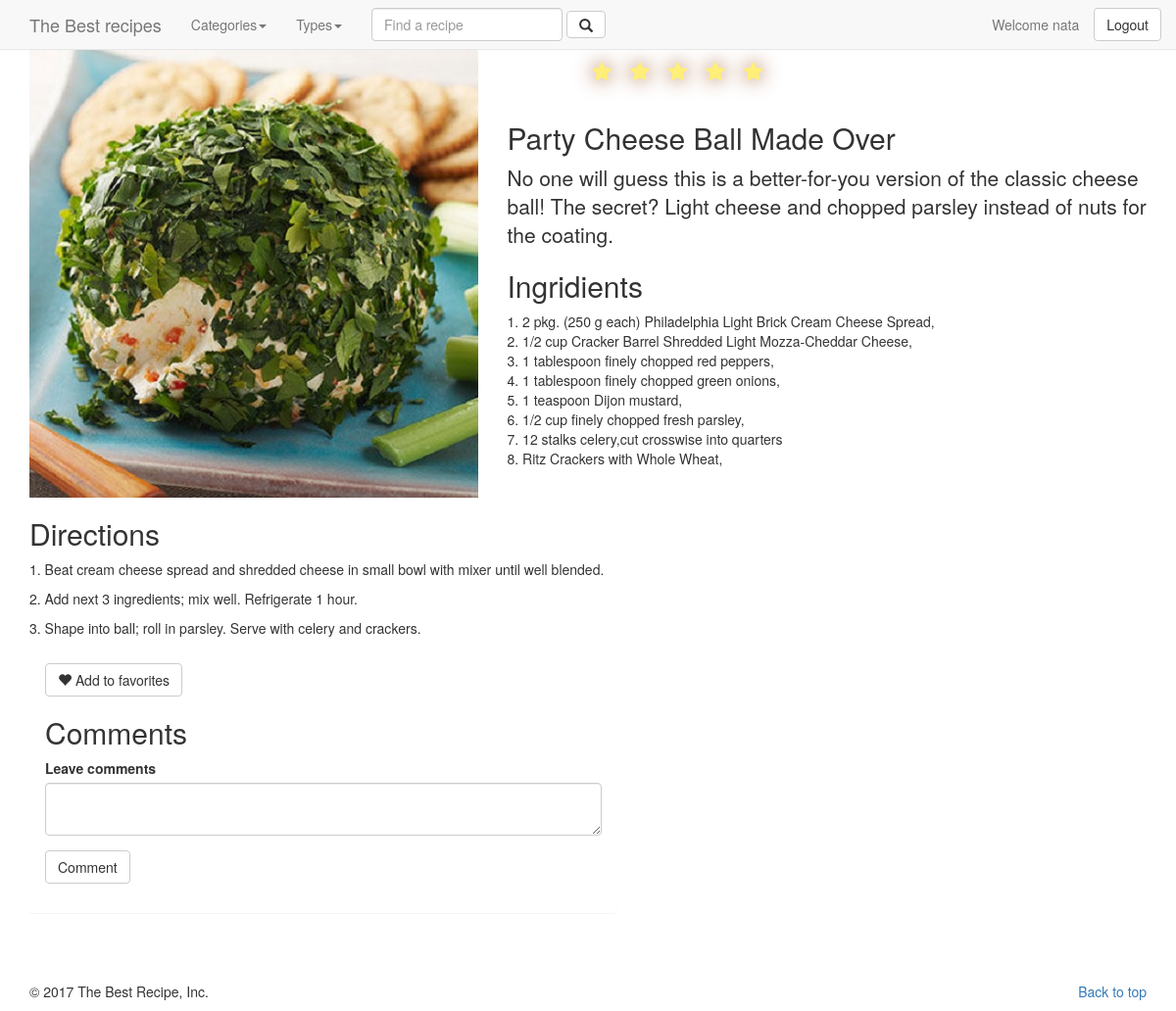
Page /recipe.dev/recipe/index?id=6 (signed in) on the earlier database version.
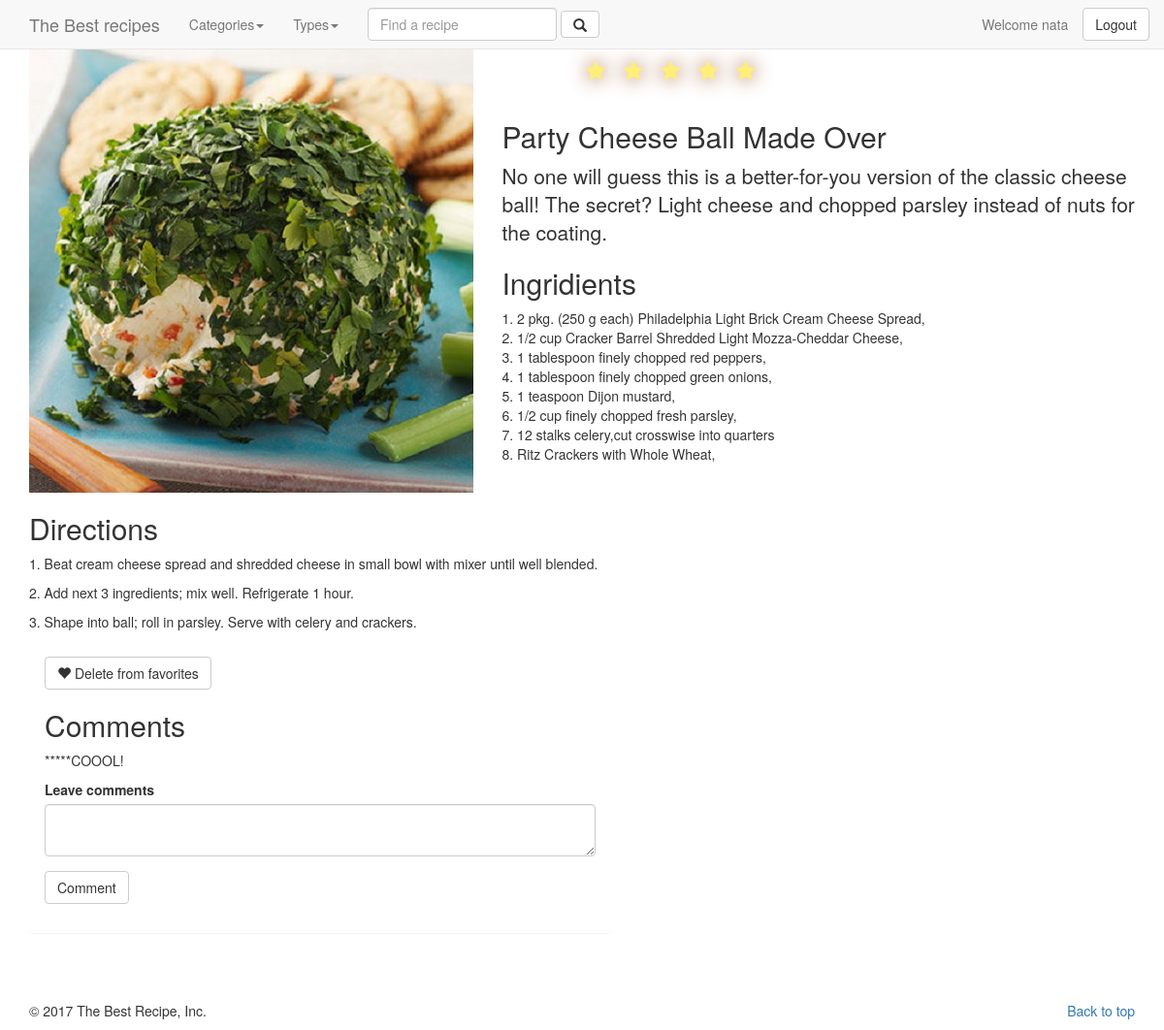
Same page on the later database version.
### tables this page shows
CREATE TABLE `recipe` (
  `id` int(11) NOT NULL,
  `name` varchar(30) NOT NULL,
  `prepare_time` int(11) NOT NULL COMMENT 'minutes',
  `cook_time` int(11) NOT NULL COMMENT 'minutes',
  `calorie` int(11) NOT NULL,
  `type_id` int(11) NOT NULL,
  `serving` int(2) NOT NULL,
  `date` timestamp NOT NULL DEFAULT CURRENT_TIMESTAMP,
  `image` varchar(30) NOT NULL,
  `user_id` int(11) NOT NULL,
  `description` text NOT NULL
);

CREATE TABLE `recipe_ingridient` (
  `id` int(11) NOT NULL,
  `recipe_id` int(11) NOT NULL,
  `name` varchar(50) NOT NULL,
  `quantity` varchar(30) NOT NULL,
  `description` varchar(50) NOT NULL
);

CREATE TABLE `recipe_prepare` (
  `id` int(11) NOT NULL,
  `recipe_id` int(11) NOT NULL,
  `step` int(11) NOT NULL,
  `description` text NOT NULL
);

CREATE TABLE `recipe_comment` (
  `id` int(11) NOT NULL,
  `recipe_id` int(11) NOT NULL,
  `comment` text NOT NULL,
  `user_id` int(11) NOT NULL
);

### recipe.dev/classes/Bootstrap.php (called while the page is built)
<?php
class Bootstrap{
	private $controller;
	private $action;
	private $request;
	public function __construct($request){
		$this->request = $request;
		if($this->request['controller'] == ""){
			$this->controller = 'home';
		} else {
			$this->controller = $this->request['controller'];
		}
		if($this->request['action'] == ""){
			$this->action = 'index';
		} else {
			$this->action = $this->request['action'];
		}
	}
	public function createController(){
		if(class_exists($this->controller)){
			$parents = class_parents($this->controller);
			if(in_array("Controller", $parents)){
				if(method_exists($this->controller, $this->action)){
					return new $this->controller($this->action, $this->request);
				} else {
					echo '<h1>Method does not exist</h1>';
					return;
				}
			} else {
				echo '<h1>Base controller not found</h1>';
				return;
			}
		} else {
			echo '<h1>Controller class does not exist</h1>';
			return;
		}
	}
}

### recipe.dev/controllers/recipe.php (called while the page is built)
<?php
class Recipe extends Controller{
	protected function Index(){
		$viewmodel = new RecipeModel();
		$this->returnView($viewmodel->Index(), true);
	}
}

### recipe.dev/classes/Model.php (called while the page is built, shortened)
<?php
abstract class Model{
	protected $dbh;
	protected $stmt;
	public function __construct(){
		$this->dbh = new PDO("mysql:host=".DB_HOST.";dbname=".DB_NAME, DB_USER, DB_PASS);
	}
	public function query($query){
		$this->stmt = $this->dbh->prepare($query);
	}
	public function execute(){
		$this->stmt->execute();
	}
	public function resultSet(){
		$this->execute();
		return $this->stmt->fetchAll(PDO::FETCH_ASSOC);
	}
}

### recipe.dev/models/recipe.php (called while the page is built, shortened)
<?php
class RecipeModel extends Model{
	public function Index(){
		$result=$this->FillNavbar();
		$params=array();
		$where='';
		$url=parse_url($_SERVER["REQUEST_URI"]);
		if(!empty($url['query'])){
			parse_str($url['query'], $params);
				if(isset($params['id'])){
					$id=$params['id'];
					$where=" WHERE recipe.id =".$id ;
				}
		}
		$sql = "SELECT recipe.*,rating.rating,type.name as type
				  FROM recipe
				  LEFT JOIN
	              (SELECT recipe_id,ROUND((SUM(rating)/COUNT(DISTINCT id)),2) as rating
                  FROM `recipe_rating`
                  GROUP BY recipe_id ORDER BY rating DESC) AS rating
                  ON recipe.id=rating.recipe_id
                  INNER JOIN type ON recipe.type_id = type.id
                  ".$where."
				  GROUP BY recipe.id
				  ORDER BY rating.rating DESC; ";
		$this->query($sql);
		$recipes = $this->resultSet();
		$ingr = array();
		$stp = array();
		$cmt = array();
		foreach ($recipes as $value) {
			$sql = "SELECT * FROM recipe_ingridient WHERE recipe_id = ".$value['id']." ORDER BY id";
			$this->query($sql);
			$ingridients = $this->resultSet();
			$ingr[$value['id']]=$ingridients;
			$sql = "SELECT * FROM recipe_prepare WHERE recipe_id = ".$value['id']." ORDER BY step";
 			$this->query($sql);
			$steps = $this->resultSet();
			$stp[$value['id']]=$steps;
			$sql = "SELECT * FROM recipe_comment WHERE recipe_id = ".$value['id'];
 			$this->query($sql);
			$comments = $this->resultSet();
			$cmt[$value['id']]=$comments;
		}
		$result = array_merge($result , array('recipes' => $recipes),  array('ingridients' =>$ingr), array('steps' => $stp) ,array('comments' => $cmt));
		return $result;
	}
	private function FillNavbar(){
		$categories = $this->resultSet();
		$types = $this->resultSet();
		$result=array( 'categories' => $categories , 'types' => $types );
		return $result;
	}
}

### recipe.dev/views/main.php (the view, shortened to what this page needs)
<html>
<head>
	<link rel="stylesheet" href="<?php echo ROOT_PATH; ?>public/css/bootstrap.css">
  <link href="<?php echo ROOT_PATH; ?>public/css/bootstrap.min.css" rel="stylesheet">
  <link href="<?php echo ROOT_PATH; ?>public/css/style.css" rel="stylesheet">
  <link rel="stylesheet" href="https://maxcdn.bootstrapcdn.com/bootstrap/3.3.7/css/bootstrap.min.css">
  <link rel="stylesheet" href="//netdna.bootstrapcdn.com/font-awesome/4.2.0/css/font-awesome.min.css">
</head>
<body>
	<nav class="navbar navbar-default navbar-fixed-top" style="margin-bottom: 0!important">
      <div class="container">
        <div class="navbar-header">
          <a class="navbar-brand" href="<?php echo ROOT_URL; ?>">The Best recipes</a>
        </div>
        <div id="navbar" class="collapse navbar-collapse">
          <ul class="nav navbar-nav">
            <li class="dropdown">
              <a href="#" class="dropdown-toggle" data-toggle="dropdown" role="button" aria-haspopup="true" aria-expanded="false">Categories<span class="caret"></span></a>
            </li>
            <li class="dropdown">
              <a href="#" class="dropdown-toggle" data-toggle="dropdown" role="button" aria-haspopup="true" aria-expanded="false">Types<span class="caret"></span></a>
            </li>
          </ul>
          <form class="navbar-form navbar-left" action="<?php echo ROOT_URL; ?>home/index" method="get">
            <div class="form-group">
              <input type="text" class="form-control" name="find" placeholder="Find a recipe" required>
            </div>
            <button type="submit" class="btn btn-default"><span class="glyphicon glyphicon-search" aria-hidden="true"></span></button>
          </form>
          <ul class="nav navbar-nav navbar-right">
            <?php if(isset($_SESSION['is_logged_in'])) : ?>
            <li><a href="<?php echo ROOT_URL; ?>profile/index">Welcome <?php echo $_SESSION['user_data']['name']; ?></a></li>
            <button type="button" class="btn btn-default navbar-btn" onclick="location.href='<?php echo ROOT_URL; ?>users/logout'">Logout</button>
          <?php else : ?>
            <button type="button" class="btn btn-default navbar-btn" onclick="location.href='<?php echo ROOT_URL; ?>users/signin'">Sign in</button>
            <button type="button" class="btn btn-default navbar-btn" onclick="location.href='<?php echo ROOT_URL; ?>users/signup'">Sign up</button>          <?php endif; ?>
          </ul>
        </div>
      </div>
    </nav>
    <div style="margin-top: 50px">
     	<?php require($view); ?>
    <div>
    <div class="container marketing" style="margin-top: 50px">
      <footer>
        <p class="pull-right"><a href="<?php echo ROOT_URL; ?>">Back to top</a></p>
        <p>© 2017 The Best Recipe, Inc.</p>
      </footer>
    </div>
</body>
</html>

### recipe.dev/index.php (shortened to what this page needs)
<?php
require('classes/Bootstrap.php');
require('classes/Controller.php');
require('classes/Model.php');
require('controllers/recipe.php');
require('models/recipe.php');
$bootstrap = new Bootstrap($_GET);
$controller = $bootstrap->createController();
if($controller){
	$controller->executeAction();
}

### recipe.dev/classes/Controller.php (shortened to what this page needs)
<?php
abstract class Controller{
	protected $action;
	public function __construct($action, $request){
		$this->action = $action;
	}
	public function executeAction(){
		return $this->{$this->action}();
	}
	protected function returnView($viewmodel, $fullview){
		$view = 'views/'. get_class($this). '/' . $this->action. '.php';
		if($fullview){
			require('views/main.php');
		} else {
			require($view);
		}
	}
}

### recipe.dev/views/recipe/index.php (shortened to what this page needs)
<div class="container marketing" style="margin-top: 20px">
<?php foreach($viewmodel['recipes'] as $value) {?>
    <div class="row featurette">
    	<div class="col-md-7 col-md-push-5">
		<?php if(isset($_SESSION['is_logged_in'])) : ?>
			<div class="stars">
				<form action="#" method="post">
				    <label class="star star-5" for="star-5"></label>
				    <label class="star star-4" for="star-4"></label>
				    <label class="star star-3" for="star-3"></label>
				    <label class="star star-2" for="star-2"></label>
				    <label class="star star-1" for="star-1"></label>
				</form>
			</div>
		<?php endif; ?>
		<h2 class="featurette-heading"><?php echo $value['name']?></h2>
		<p class="lead"><?php echo $value['description']?></p>
		<h2 class="featurette-heading">Ingridients</h2>
		<p>
		<?php
		$i=1;
		foreach ($viewmodel['ingridients'][$value['id']]  as $val) {
		 echo $i.". ".$val['quantity']." ".$val['name'].",".$val['description']."<br/>";
		 $i++;
		}
		?>
		</p>
		</div>
	<div class="col-md-5 col-md-pull-7">
		<img class="featurette-image img-responsive center-block" data-src="holder.js/500x500/auto" alt="500x500" src="<?php echo ROOT_URL; ?>public/img/recipe/<?php echo $value['image']; ?>">
	</div>
	</div>
	<div style="margin-top: 20px">
	<h2 class="featurette-heading">Directions</h2>
		<?php
			foreach ($viewmodel['steps'][$value['id']]  as $val) {
			echo "<p>".$val['step'].". ".$val['description']."</p>";
			}
      	?>
	</div>
	<?php if(isset($_SESSION['is_logged_in'])) : ?>
		<div class="panel" style="width:600px">
			 <div class="panel-body">
				<form method="post" action="<?php $_SERVER['PHP_SELF']; ?>">
			    	<button type="submit" class="btn btn-default" name="favorite" ><span class="glyphicon glyphicon-heart" aria-hidden="true" ></span><?php
			    	echo (isset($_SESSION['favorite'])) ? " Delete from favorites" : " Add to favorites" ; ?></button>
			    </form>
			    <?php
					if(!empty($viewmodel['comments']))	{
						echo "<h2 class='featurette-heading'>Comments</h2>";
						foreach ($viewmodel['comments'][$value['id']]  as $val) {
						echo "<p>*****".$val['comment']."</p>";
						}
					}
			    ?>
			    <form method="post" action="<?php $_SERVER['PHP_SELF']; ?>">
			    	<div class="form-group">
			    		<label>Leave comments</label>
			    		<textarea name="comments" class="form-control"></textarea>
			    	</div>
			    	<input class="btn btn-default" type="submit" name="comment" value="Comment" />
			    </form>
			</div>
		</div>
	<?php endif; ?>
<?php }?>
</div>

### recipe.dev/public/css/style.css (style rules this page uses)
div.stars { width: 270px; display: inline-block; }
label.star { float: right; padding: 10px; font-size: 20px; color: #444; transition: all .2s; }
input.star:checked ~ label.star:before { content: '\f005'; color: #FD4; transition: all .25s; }
input.star-5:checked ~ label.star:before { color: #FE7; text-shadow: 0 0 20px #952; }
label.star:before { content: '\f006'; font-family: FontAwesome; }

Differences in the rows shown:
computed for recipe "Party Cheese Ball Made Over": text "Add to favorites" → "Delete from favorites"
added recipe_comment: comment "COOOL!"
